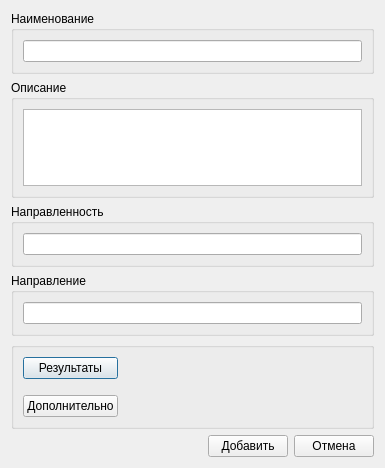
<?xml version="1.0" encoding="UTF-8"?>
<ui version="4.0">
 <class>InsertEducationalProgram</class>
 <widget class="QDialog" name="InsertEducationalProgram">
  <property name="geometry">
   <rect>
    <x>0</x>
    <y>0</y>
    <width>385</width>
    <height>468</height>
   </rect>
  </property>
  <property name="windowTitle">
   <string>Dialog</string>
  </property>
  <layout class="QVBoxLayout" name="verticalLayout_6">
   <item>
    <widget class="QGroupBox" name="groupBox">
     <property name="title">
      <string>Наименование</string>
     </property>
     <layout class="QHBoxLayout" name="horizontalLayout_2">
      <item>
       <layout class="QVBoxLayout" name="verticalLayout">
        <item>
         <widget class="QLineEdit" name="lineEditName"/>
        </item>
       </layout>
      </item>
     </layout>
    </widget>
   </item>
   <item>
    <widget class="QGroupBox" name="groupBox_2">
     <property name="title">
      <string>Описание</string>
     </property>
     <layout class="QHBoxLayout" name="horizontalLayout_3">
      <item>
       <layout class="QVBoxLayout" name="verticalLayout_2">
        <item>
         <widget class="QPlainTextEdit" name="plainTextEditDescription"/>
        </item>
       </layout>
      </item>
     </layout>
    </widget>
   </item>
   <item>
    <widget class="QGroupBox" name="groupBox_3">
     <property name="title">
      <string>Направленность</string>
     </property>
     <layout class="QHBoxLayout" name="horizontalLayout_4">
      <item>
       <layout class="QVBoxLayout" name="verticalLayout_3">
        <item>
         <widget class="QLineEdit" name="lineEditFocus"/>
        </item>
       </layout>
      </item>
     </layout>
    </widget>
   </item>
   <item>
    <widget class="QGroupBox" name="groupBox_4">
     <property name="title">
      <string>Направление</string>
     </property>
     <layout class="QHBoxLayout" name="horizontalLayout_5">
      <item>
       <layout class="QVBoxLayout" name="verticalLayout_4">
        <item>
         <widget class="QLineEdit" name="lineEditField"/>
        </item>
       </layout>
      </item>
     </layout>
    </widget>
   </item>
   <item>
    <widget class="QGroupBox" name="groupBox_5">
     <property name="title">
      <string/>
     </property>
     <layout class="QHBoxLayout" name="horizontalLayout_6">
      <item>
       <layout class="QVBoxLayout" name="verticalLayout_5">
        <item>
         <widget class="QPushButton" name="pushButtonResult">
          <property name="text">
           <string>Результаты</string>
          </property>
         </widget>
        </item>
        <item>
         <spacer name="verticalSpacer_5">
          <property name="orientation">
           <enum>Qt::Vertical</enum>
          </property>
          <property name="sizeType">
           <enum>QSizePolicy::Fixed</enum>
          </property>
          <property name="sizeHint" stdset="0">
           <size>
            <width>20</width>
            <height>10</height>
           </size>
          </property>
         </spacer>
        </item>
        <item>
         <widget class="QPushButton" name="pushButton">
          <property name="text">
           <string>Дополнительно</string>
          </property>
         </widget>
        </item>
       </layout>
      </item>
      <item>
       <spacer name="horizontalSpacer_2">
        <property name="orientation">
         <enum>Qt::Horizontal</enum>
        </property>
        <property name="sizeHint" stdset="0">
         <size>
          <width>40</width>
          <height>20</height>
         </size>
        </property>
       </spacer>
      </item>
     </layout>
    </widget>
   </item>
   <item>
    <layout class="QHBoxLayout" name="horizontalLayout">
     <item>
      <spacer name="horizontalSpacer">
       <property name="orientation">
        <enum>Qt::Horizontal</enum>
       </property>
       <property name="sizeHint" stdset="0">
        <size>
         <width>40</width>
         <height>20</height>
        </size>
       </property>
      </spacer>
     </item>
     <item>
      <widget class="QPushButton" name="pushButtonAction">
       <property name="text">
        <string>Добавить</string>
       </property>
      </widget>
     </item>
     <item>
      <widget class="QPushButton" name="pushButtonOk">
       <property name="text">
        <string>Отмена</string>
       </property>
      </widget>
     </item>
    </layout>
   </item>
  </layout>
 </widget>
 <resources/>
 <connections/>
</ui>
